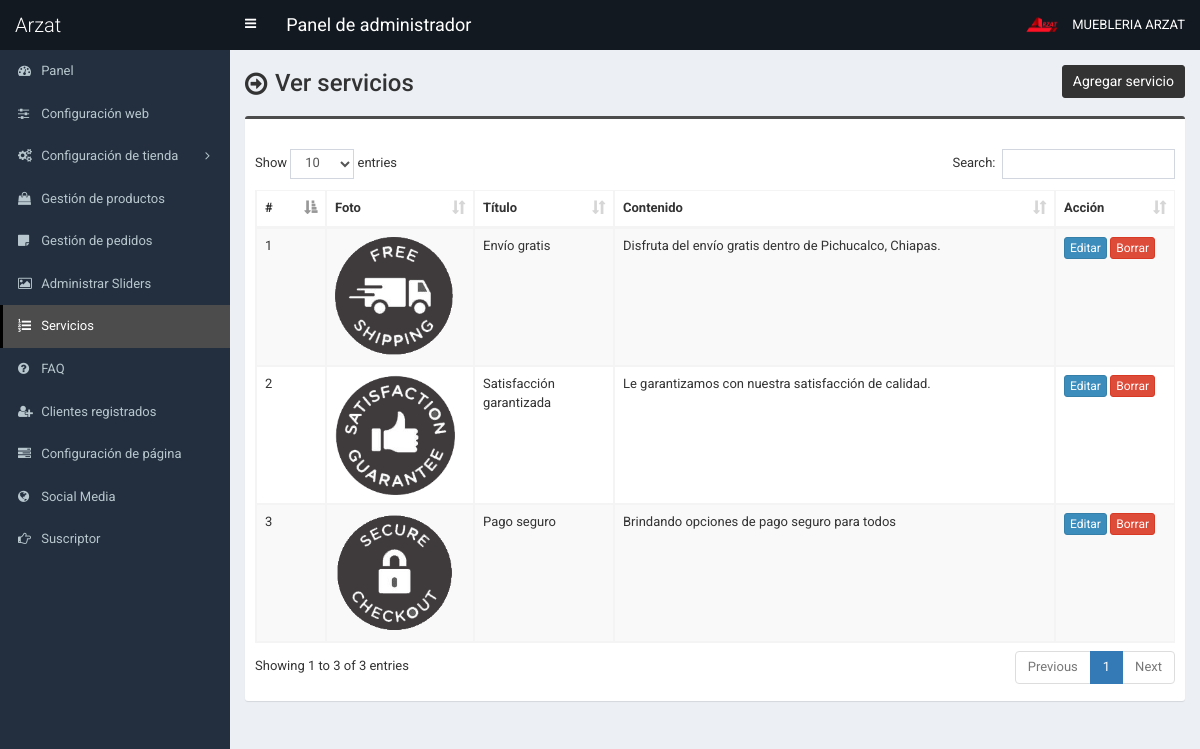
Screenshot of /admin/service.php (signed in) with the database file from the repository.
### tables this page shows
CREATE TABLE `tbl_service` (
  `id` int(11) NOT NULL,
  `title` varchar(255) NOT NULL,
  `content` text NOT NULL,
  `photo` varchar(255) NOT NULL
);

### admin/service.php (the view, shortened to what this page needs)
<?php require_once('header.php'); ?>
<section class="content-header">
	<div class="content-header-left">
		<h1>Ver servicios</h1>
	</div>
	<div class="content-header-right">
		<a href="service-add.php" class="btn btn-primary btn-sm">Agregar servicio</a>
	</div>
</section>
<section class="content">
	<div class="row">
		<div class="col-md-12">
			<div class="box box-info">
				<div class="box-body table-responsive">
					<table id="example1" class="table table-bordered table-hover table-striped">
						<thead>
							<tr>
								<th width="30">#</th>
								<th>Foto</th>
								<th width="100">Título</th>
								<th>Contenido</th>
								<th width="80">Acción</th>
							</tr>
						</thead>
						<tbody>
							<?php
							$i=0;
							$statement = $pdo->prepare("SELECT * FROM tbl_service");
							$statement->execute();
							$result = $statement->fetchAll(PDO::FETCH_ASSOC);
							foreach ($result as $row) {
								$i++;
								?>
								<tr>
									<td><?php echo $i; ?></td>
									<td style="width:130px;"><img src="../assets/uploads/<?php echo $row['photo']; ?>" alt="<?php echo $row['title']; ?>" style="width:120px;"></td>
									<td><?php echo $row['title']; ?></td>
									<td><?php echo $row['content']; ?></td>
									<td>
										<a href="service-edit.php?id=<?php echo $row['id']; ?>" class="btn btn-primary btn-xs">Editar</a>
										<a href="#" class="btn btn-danger btn-xs" data-href="service-delete.php?id=<?php echo $row['id']; ?>" data-toggle="modal" data-target="#confirm-delete">Borrar</a>
									</td>
								</tr>
								<?php
							}
							?>
						</tbody>
					</table>
				</div>
			</div>
		</div>
	</div>
</section>
<?php require_once('footer.php'); ?>

### admin/style.css (style rules this page uses)
body { font-size: 13px; font-family: "Roboto", sans-serif; }
.content-header > h1, .content-header .content-header-left h1 { font-family: "Roboto", sans-serif; }
.box-info { padding-top: 20px; }
.content-header { overflow: hidden; }
.content-header .content-header-left { float: left; padding-top: 5px; }
.content-header .content-header-right { float: right; }
.content-header .content-header-left h1 { margin-top: 0; margin-bottom: 0; padding-left: 30px; padding-bottom: 5px; font-size: 24px; position: relative; }
.content-header .content-header-left h1:before { position: absolute; top: 0; left: 0; font-family: "FontAwesome", sans-serif; font-size: 26px; content: "\f18e"; }
.content-header .content-header-right a { position: relative; font-size: 14px; }
.box.box-info { border-top-color: #4c4c4c; }
.content-header .content-header-right a { background-color: #333333; border-color: #333333; }

### rows the page displays
tbl_service: photo (picture), title "Envío gratis", content "Disfruta del envío gratis dentro de Pichucalco, Chiapas."
tbl_service: photo (picture), title "Satisfacción garantizada", content "Le garantizamos con nuestra satisfacción de calidad."
tbl_service: photo (picture), title "Pago seguro", content "Brindando opciones de pago seguro para todos"

### other values shown
$_SESSION['user']['full_name'] "MUEBLERIA ARZAT"
